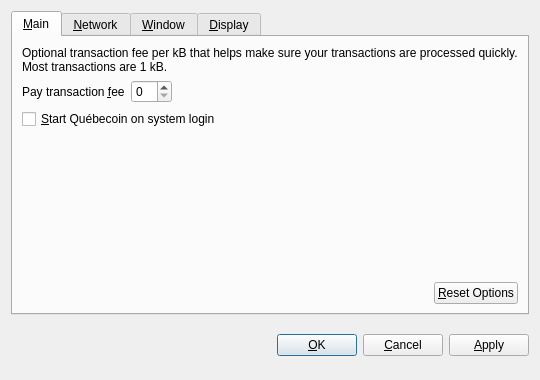
<?xml version="1.0" encoding="UTF-8"?>
<ui version="4.0">
 <class>OptionsDialog</class>
 <widget class="QDialog" name="OptionsDialog">
  <property name="geometry">
   <rect>
    <x>0</x>
    <y>0</y>
    <width>540</width>
    <height>380</height>
   </rect>
  </property>
  <property name="windowTitle">
   <string>Options</string>
  </property>
  <property name="modal">
   <bool>true</bool>
  </property>
  <layout class="QVBoxLayout" name="verticalLayout">
   <item>
    <widget class="QTabWidget" name="tabWidget">
     <property name="tabPosition">
      <enum>QTabWidget::North</enum>
     </property>
     <property name="currentIndex">
      <number>0</number>
     </property>
     <widget class="QWidget" name="tabMain">
      <attribute name="title">
       <string>&amp;Main</string>
      </attribute>
      <layout class="QVBoxLayout" name="verticalLayout_Main">
       <item>
        <widget class="QLabel" name="transactionFeeInfoLabel">
         <property name="text">
          <string>Optional transaction fee per kB that helps make sure your transactions are processed quickly. Most transactions are 1 kB.</string>
         </property>
         <property name="textFormat">
          <enum>Qt::PlainText</enum>
         </property>
         <property name="wordWrap">
          <bool>true</bool>
         </property>
        </widget>
       </item>
       <item>
        <layout class="QHBoxLayout" name="horizontalLayout_1_Main">
         <item>
          <widget class="QLabel" name="transactionFeeLabel">
           <property name="text">
            <string>Pay transaction &amp;fee</string>
           </property>
           <property name="textFormat">
            <enum>Qt::PlainText</enum>
           </property>
           <property name="buddy">
            <cstring>transactionFee</cstring>
           </property>
          </widget>
         </item>
         <item>
          <widget class="BitcoinAmountField" name="transactionFee"/>
         </item>
         <item>
          <spacer name="horizontalSpacer_1_Main">
           <property name="orientation">
            <enum>Qt::Horizontal</enum>
           </property>
           <property name="sizeHint" stdset="0">
            <size>
             <width>40</width>
             <height>20</height>
            </size>
           </property>
          </spacer>
         </item>
        </layout>
       </item>
       <item>
        <widget class="QCheckBox" name="bitcoinAtStartup">
         <property name="toolTip">
          <string>Automatically start Québecoin after logging in to the system.</string>
         </property>
         <property name="text">
          <string>&amp;Start Québecoin on system login</string>
         </property>
        </widget>
       </item>
       <item>
        <spacer name="verticalSpacer_Main">
         <property name="orientation">
          <enum>Qt::Vertical</enum>
         </property>
         <property name="sizeHint" stdset="0">
          <size>
           <width>20</width>
           <height>40</height>
          </size>
         </property>
        </spacer>
       </item>
       <item>
        <layout class="QHBoxLayout" name="horizontalLayout_2_Main">
         <item>
          <spacer name="horizontalSpacer_2_Main">
           <property name="orientation">
            <enum>Qt::Horizontal</enum>
           </property>
           <property name="sizeHint" stdset="0">
            <size>
             <width>40</width>
             <height>20</height>
            </size>
           </property>
          </spacer>
         </item>
         <item>
          <widget class="QPushButton" name="resetButton">
           <property name="toolTip">
            <string>Reset all client options to default.</string>
           </property>
           <property name="text">
            <string>&amp;Reset Options</string>
           </property>
           <property name="autoDefault">
            <bool>false</bool>
           </property>
          </widget>
         </item>
        </layout>
       </item>
      </layout>
     </widget>
     <widget class="QWidget" name="tabNetwork">
      <attribute name="title">
       <string>&amp;Network</string>
      </attribute>
      <layout class="QVBoxLayout" name="verticalLayout_Network">
       <item>
        <widget class="QCheckBox" name="mapPortUpnp">
         <property name="toolTip">
          <string>Automatically open the Québecoin client port on the router. This only works when your router supports UPnP and it is enabled.</string>
         </property>
         <property name="text">
          <string>Map port using &amp;UPnP</string>
         </property>
        </widget>
       </item>
       <item>
        <widget class="QCheckBox" name="connectSocks">
         <property name="toolTip">
          <string>Connect to the Québecoin network through a SOCKS proxy (e.g. when connecting through Tor).</string>
         </property>
         <property name="text">
          <string>&amp;Connect through SOCKS proxy:</string>
         </property>
        </widget>
       </item>
       <item>
        <layout class="QHBoxLayout" name="horizontalLayout_Network">
         <item>
          <widget class="QLabel" name="proxyIpLabel">
           <property name="text">
            <string>Proxy &amp;IP:</string>
           </property>
           <property name="textFormat">
            <enum>Qt::PlainText</enum>
           </property>
           <property name="buddy">
            <cstring>proxyIp</cstring>
           </property>
          </widget>
         </item>
         <item>
          <widget class="QValidatedLineEdit" name="proxyIp">
           <property name="maximumSize">
            <size>
             <width>140</width>
             <height>16777215</height>
            </size>
           </property>
           <property name="toolTip">
            <string>IP address of the proxy (e.g. 127.0.0.1)</string>
           </property>
          </widget>
         </item>
         <item>
          <widget class="QLabel" name="proxyPortLabel">
           <property name="text">
            <string>&amp;Port:</string>
           </property>
           <property name="textFormat">
            <enum>Qt::PlainText</enum>
           </property>
           <property name="buddy">
            <cstring>proxyPort</cstring>
           </property>
          </widget>
         </item>
         <item>
          <widget class="QLineEdit" name="proxyPort">
           <property name="maximumSize">
            <size>
             <width>55</width>
             <height>16777215</height>
            </size>
           </property>
           <property name="toolTip">
            <string>Port of the proxy (e.g. 9050)</string>
           </property>
          </widget>
         </item>
         <item>
          <widget class="QLabel" name="socksVersionLabel">
           <property name="text">
            <string>SOCKS &amp;Version:</string>
           </property>
           <property name="textFormat">
            <enum>Qt::PlainText</enum>
           </property>
           <property name="buddy">
            <cstring>socksVersion</cstring>
           </property>
          </widget>
         </item>
         <item>
          <widget class="QValueComboBox" name="socksVersion">
           <property name="toolTip">
            <string>SOCKS version of the proxy (e.g. 5)</string>
           </property>
          </widget>
         </item>
         <item>
          <spacer name="horizontalSpacer_Network">
           <property name="orientation">
            <enum>Qt::Horizontal</enum>
           </property>
           <property name="sizeHint" stdset="0">
            <size>
             <width>40</width>
             <height>20</height>
            </size>
           </property>
          </spacer>
         </item>
        </layout>
       </item>
       <item>
        <spacer name="verticalSpacer_Network">
         <property name="orientation">
          <enum>Qt::Vertical</enum>
         </property>
         <property name="sizeHint" stdset="0">
          <size>
           <width>20</width>
           <height>40</height>
          </size>
         </property>
        </spacer>
       </item>
      </layout>
     </widget>
     <widget class="QWidget" name="tabWindow">
      <attribute name="title">
       <string>&amp;Window</string>
      </attribute>
      <layout class="QVBoxLayout" name="verticalLayout_Window">
       <item>
        <widget class="QCheckBox" name="minimizeToTray">
         <property name="toolTip">
          <string>Show only a tray icon after minimizing the window.</string>
         </property>
         <property name="text">
          <string>&amp;Minimize to the tray instead of the taskbar</string>
         </property>
        </widget>
       </item>
       <item>
        <widget class="QCheckBox" name="minimizeOnClose">
         <property name="toolTip">
          <string>Minimize instead of exit the application when the window is closed. When this option is enabled, the application will be closed only after selecting Quit in the menu.</string>
         </property>
         <property name="text">
          <string>M&amp;inimize on close</string>
         </property>
        </widget>
       </item>
       <item>
        <spacer name="verticalSpacer_Window">
         <property name="orientation">
          <enum>Qt::Vertical</enum>
         </property>
         <property name="sizeHint" stdset="0">
          <size>
           <width>20</width>
           <height>40</height>
          </size>
         </property>
        </spacer>
       </item>
      </layout>
     </widget>
     <widget class="QWidget" name="tabDisplay">
      <attribute name="title">
       <string>&amp;Display</string>
      </attribute>
      <layout class="QVBoxLayout" name="verticalLayout_Display">
       <item>
        <layout class="QHBoxLayout" name="horizontalLayout_1_Display">
         <item>
          <widget class="QLabel" name="langLabel">
           <property name="text">
            <string>User Interface &amp;language:</string>
           </property>
           <property name="textFormat">
            <enum>Qt::PlainText</enum>
           </property>
           <property name="buddy">
            <cstring>lang</cstring>
           </property>
          </widget>
         </item>
         <item>
          <widget class="QValueComboBox" name="lang">
           <property name="toolTip">
            <string>The user interface language can be set here. This setting will take effect after restarting Québecoin.</string>
           </property>
          </widget>
         </item>
        </layout>
       </item>
       <item>
        <layout class="QHBoxLayout" name="horizontalLayout_2_Display">
         <item>
          <widget class="QLabel" name="unitLabel">
           <property name="text">
            <string>&amp;Unit to show amounts in:</string>
           </property>
           <property name="textFormat">
            <enum>Qt::PlainText</enum>
           </property>
           <property name="buddy">
            <cstring>unit</cstring>
           </property>
          </widget>
         </item>
         <item>
          <widget class="QValueComboBox" name="unit">
           <property name="toolTip">
            <string>Choose the default subdivision unit to show in the interface and when sending coins.</string>
           </property>
          </widget>
         </item>
        </layout>
       </item>
       <item>
        <widget class="QCheckBox" name="displayAddresses">
         <property name="toolTip">
          <string>Whether to show Québecoin addresses in the transaction list or not.</string>
         </property>
         <property name="text">
          <string>&amp;Display addresses in transaction list</string>
         </property>
        </widget>
       </item>
       <item>
        <widget class="QCheckBox" name="coinControlFeatures">
         <property name="toolTip">
          <string>Whether to show coin control features or not.</string>
         </property>
         <property name="text">
          <string>Display coin &amp;control features (experts only!)</string>
         </property>
        </widget>
       </item>
       <item>
        <spacer name="verticalSpacer_Display">
         <property name="orientation">
          <enum>Qt::Vertical</enum>
         </property>
         <property name="sizeHint" stdset="0">
          <size>
           <width>20</width>
           <height>40</height>
          </size>
         </property>
        </spacer>
       </item>
      </layout>
     </widget>
    </widget>
   </item>
   <item>
    <layout class="QHBoxLayout" name="horizontalLayout_Buttons">
     <item>
      <spacer name="horizontalSpacer_1">
       <property name="orientation">
        <enum>Qt::Horizontal</enum>
       </property>
       <property name="sizeHint" stdset="0">
        <size>
         <width>40</width>
         <height>48</height>
        </size>
       </property>
      </spacer>
     </item>
     <item>
      <widget class="QLabel" name="statusLabel">
       <property name="font">
        <font>
         <weight>75</weight>
         <bold>true</bold>
        </font>
       </property>
       <property name="text">
        <string/>
       </property>
       <property name="textFormat">
        <enum>Qt::PlainText</enum>
       </property>
       <property name="wordWrap">
        <bool>true</bool>
       </property>
      </widget>
     </item>
     <item>
      <spacer name="horizontalSpacer_2">
       <property name="orientation">
        <enum>Qt::Horizontal</enum>
       </property>
       <property name="sizeHint" stdset="0">
        <size>
         <width>40</width>
         <height>48</height>
        </size>
       </property>
      </spacer>
     </item>
     <item>
      <widget class="QPushButton" name="okButton">
       <property name="text">
        <string>&amp;OK</string>
       </property>
      </widget>
     </item>
     <item>
      <widget class="QPushButton" name="cancelButton">
       <property name="text">
        <string>&amp;Cancel</string>
       </property>
       <property name="autoDefault">
        <bool>false</bool>
       </property>
      </widget>
     </item>
     <item>
      <widget class="QPushButton" name="applyButton">
       <property name="text">
        <string>&amp;Apply</string>
       </property>
       <property name="autoDefault">
        <bool>false</bool>
       </property>
      </widget>
     </item>
    </layout>
   </item>
  </layout>
 </widget>
 <customwidgets>
  <customwidget>
   <class>BitcoinAmountField</class>
   <extends>QSpinBox</extends>
   <header>bitcoinamountfield.h</header>
  </customwidget>
  <customwidget>
   <class>QValueComboBox</class>
   <extends>QComboBox</extends>
   <header>qvaluecombobox.h</header>
  </customwidget>
  <customwidget>
   <class>QValidatedLineEdit</class>
   <extends>QLineEdit</extends>
   <header>qvalidatedlineedit.h</header>
  </customwidget>
 </customwidgets>
 <resources/>
 <connections/>
</ui>
